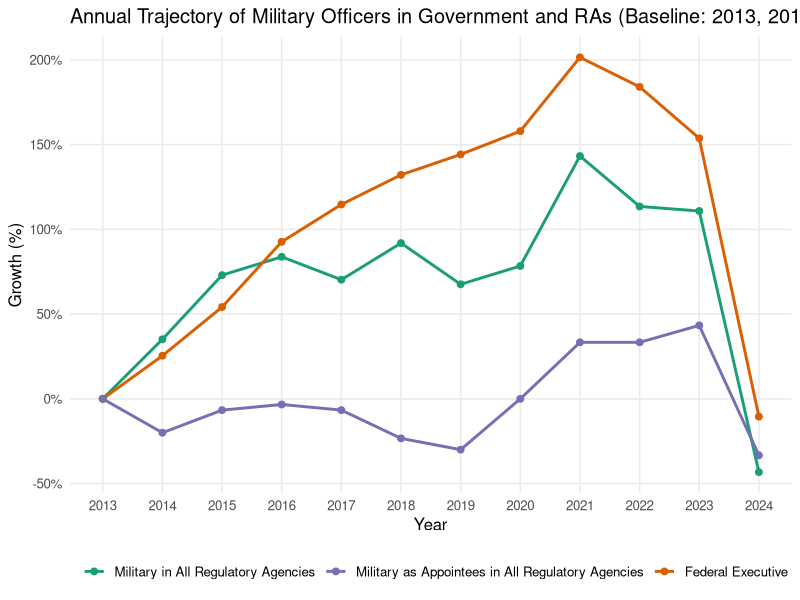
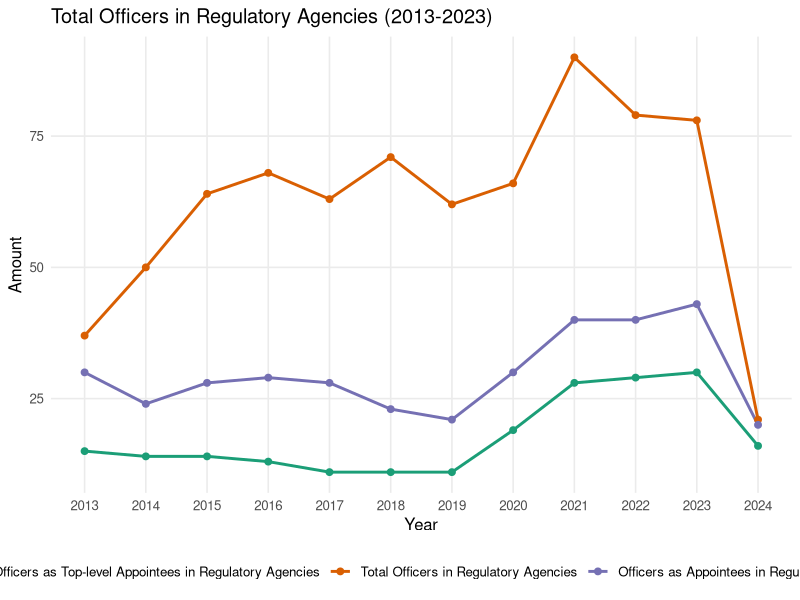
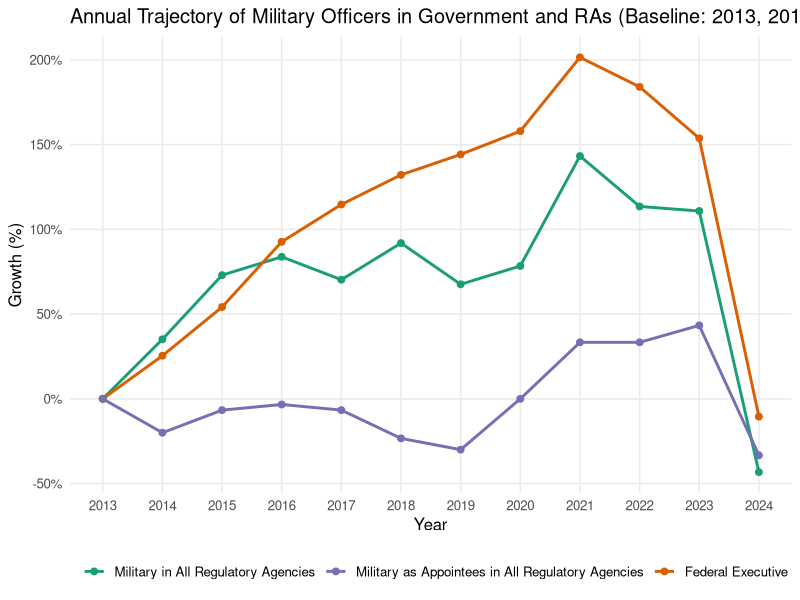
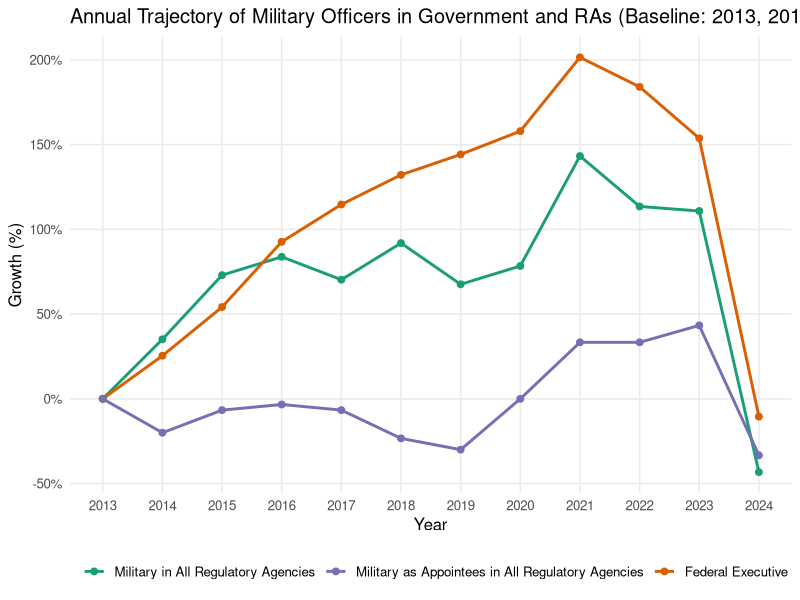

Generate these figures, in order, with R: (Note: this script raises an error after producing the figures.)
#PROJETO PARA CRIAR GRÁFICOS DA MILITARIZAÇAO DAS AGENCIAS REGULADORAS
# REVISTA GOVERNANCE

#importando o dataset criado por Ademar Guedes
library(tidyverse)
library(readxl)
adeb_999_agencias_militares <- read_excel("adeb_999_agencias_militares.xlsx")
View(adeb_999_agencias_militares)

#criando o arquivo de análise
ar <- adeb_999_agencias_militares

#criar um gráfico harmônico com o atual 1 e 2
# incluir "crescimento de militares no governo" que está no gráfico 1 do apêndice
# e as demais variáveis da figura 1 do texto

glimpse(ar)


# Verificar nomes das colunas relevantes
# Esperado (pela amostra do arquivo):
# ano_arq (coluna A), total_militares_governo (coluna C),
# total_militares_ars (coluna D), total_militares_ars_com_cargo (coluna E)

# 2) Guardar valores-base de 2013 (ano base)
base_vals <- ar %>%
    filter(ano_arq == 2013) %>%
    summarise(
        base_governo = sum(total_militares_governo, na.rm = TRUE),
        base_ar      = sum(total_militares_ars, na.rm = TRUE),
        base_ar_cargo= sum(total_militares_ars_com_cargo, na.rm = TRUE)
    )

# 3) Criar variáveis de crescimento percentual versus 2013
df_out <- ar %>%
    mutate(
        cres_militares_governo   = 100 * (total_militares_governo / base_vals$base_governo - 1),
        cres_militares_ar        = 100 * (total_militares_ars / base_vals$base_ar - 1),
        cres_militares_ar_cargo  = 100 * (total_militares_ars_com_cargo / base_vals$base_ar_cargo - 1)
    )


# Bases anuais (2013)
base_ano <- ar %>%
    filter(ano_arq == 2013) %>%
    summarise(
        base_governo = total_militares_governo,
        base_ar      = total_militares_ars,
        base_ar_cargo= total_militares_ars_com_cargo
    )

df_ano_out <- ar %>%
    mutate(
        cres_militares_governo   = 100 * (total_militares_governo / base_ano$base_governo - 1),
        cres_militares_ar        = 100 * (total_militares_ars / base_ano$base_ar - 1),
        cres_militares_ar_cargo  = 100 * (total_militares_ars_com_cargo / base_ano$base_ar_cargo - 1)
    )

# 5) Visualizar
head(df_out)
head(df_ano_out)

glimpse(df_ano_out)

#Agora vou criar o gráfico 1b
#crescimento anual de militares no governo, militares me AR e em cargos de AR

library(scales)


# Filtrar período e garantir ordenação
ar_plot <- df_ano_out %>%
    filter(ano_arq_tot >= 2013, ano_arq_tot <= 2024) %>%
    arrange(ano_arq_tot)

# Deixar dados em formato longo para facilitar o ggplot
ar_long <- ar_plot %>%
    select(ano_arq_tot,
           cres_militares_governo,
           cres_militares_ar,
           cres_militares_ar_cargo) %>%
    pivot_longer(
        cols = -ano_arq_tot,
        names_to = "serie",
        values_to = "crescimento"
    )

# Rótulos legíveis
rotulos <- c(
    "cres_militares_governo" = "Federal Executive",
    "cres_militares_ar" = "Military in All Regulatory Agencies",
    "cres_militares_ar_cargo" = "Military as Appointees in All Regulatory Agencies"
)

# Gráfico
fig_1b <- ggplot(ar_long, aes(x = ano_arq_tot, y = crescimento, color = serie)) +
    geom_line(size = 1) +
    geom_point(size = 2) +
    scale_color_manual(values = c("#1b9e77", "#7570b3", "#d95f02"),
                       labels = rotulos) +
    scale_x_continuous(breaks = 2013:2024) +
    scale_y_continuous(labels = label_percent(accuracy = 1, scale = 1)) +
    labs(
        title = "Annual Trajectory of Military Officers in Government and RAs (Baseline: 2013, 2013–2024)",
        x = "Year",
        y = "Growth (%)",
        color = ""
    ) +
    theme_minimal(base_size = 12) +
    theme(
        panel.grid.minor = element_blank(),
        legend.position = "bottom"
    )

fig_1b

if(!dir.exists("figures")) {
    dir.create("figures")
}

ggsave("figures/fig_1b.pdf", fig_1b,
       width = 6.5, height = 5, units = "in")


###AGORA CRIAR O GRÁFICO 1A (identico ao que já está no texto)
# Verificar colunas necessárias
cols_ok <- c("ano_arq",
             "total_militares_ars",
             "total_militares_ars_com_cargo",
             "militares_total_agencias_alto_escalao")

missing <- setdiff(cols_ok, names(ar))
if (length(missing) > 0) {
    stop(paste("Faltam colunas no data frame ar:", paste(missing, collapse = ", ")))
}

# Opcional: agregar por ano, se houver várias linhas por ano (ex.: mensais)
ar_ano <- ar %>%
    group_by(ano_arq) %>%
    summarise(
        total_militares_ars = sum(total_militares_ars, na.rm = TRUE),
        total_militares_ars_com_cargo = sum(total_militares_ars_com_cargo, na.rm = TRUE),
        militares_total_agencias_alto_escalao = sum(militares_total_agencias_alto_escalao, na.rm = TRUE),
        .groups = "drop"
    )

# Reestruturar para formato longo
ar_long <- ar %>%
    pivot_longer(
        cols = c(total_militares_ars,
                 total_militares_ars_com_cargo,
                 militares_total_agencias_alto_escalao),
        names_to = "serie",
        values_to = "valor"
    )

# Rótulos legíveis
rotulos <- c(
    "total_militares_ars" = "Total Officers in Regulatory Agencies",
    "total_militares_ars_com_cargo" = "Officers as Appointees in Regulatory Agencies",
    "militares_total_agencias_alto_escalao" = "Officers as Top-level Appointees in Regulatory Agencies"
)

# Gráfico
fig_1a <- ggplot(ar_long, aes(x = ano_arq, y = valor, color = serie)) +
    geom_line(size = 1) +
    geom_point(size = 2) +
    scale_color_manual(values = c("#1b9e77", "#d95f02", "#7570b3"),
                       labels = rotulos) +
    scale_x_continuous(breaks = sort(unique(ar_long$ano_arq))) +
    scale_y_continuous(labels = label_number(big.mark = ".", decimal.mark = ",")) +
    labs(
        title = "Total Officers in Regulatory Agencies (2013-2023)",
        x = "Year",
        y = "Amount",
        color = ""
    ) +
    theme_minimal(base_size = 12) +
    theme(
        panel.grid.minor = element_blank(),
        legend.position = "bottom"
    )


fig_1a

ggsave("figures/fig_1a.pdf", fig_1b,
       width = 6.5, height = 5, units = "in")


glimpse(ar_long)
glimpse (df_ano_out)

names(df_ano_out)

##CRIANDO AGORA A FIGURA 2B
##PARA TANTO, CRIAR ALGUMAS VARIAVEIS SOMANDO TOTAIS DAS 3AR E AS 8AR RESTANTES

cols_8 <- c(
    "militares_aneel","militares_anatel","militares_antaq","militares_antt",
    "militares_ancine","militares_ans","militares_anm","militares_ana"
)

cols_3 <- c("militares_anac","militares_anp","militares_anvs")

df_somas <- df_ano_out %>%
    group_by(ano_arq) %>%
    summarise(
        militares_8_ars = rowSums(across(all_of(cols_8)), na.rm = TRUE),
        militares_3_ars = rowSums(across(all_of(cols_3)), na.rm = TRUE),
        .groups = "drop"
    )

df_ano_out <- df_ano_out %>%
    left_join(df_somas, by = "ano_arq")



#criando soma de 8 e 3AR militares com cargo (inclui alto escalao)
cols_8_cargos <- c(
    "militares_aneel_cargos",
    "militares_anatel_cargos",
    "militares_antaq_cargos",
    "militares_antt_cargos",
    "militares_ancine_cargos",
    "militares_ans_cargos",
    "militares_anm_cargos",
    "militares_ana_cargos"
)

cols_3_cargos <- c("militares_anac_cargos",
                   "militares_anp_cargos",
                   "militares_anvs_cargos")

df_somas_cargos <- df_ano_out %>%
    group_by(ano_arq) %>%
    summarise(
        militares_8_ars_cargos = rowSums(across(all_of(cols_8_cargos)), na.rm = TRUE),
        militares_3_ars_cargos = rowSums(across(all_of(cols_3_cargos)), na.rm = TRUE),
        .groups = "drop"
    )

df_ano_out <- df_ano_out %>%
    left_join(df_somas_cargos, by = "ano_arq")


#criando soma de 8 e 3AR militares com alto escalao
cols_8_alto_escalao <- c(
    "militares_aneel_alto_escalao",
    "militares_anatel_alto_escalao",
    "militares_antaq_alto_escalao",
    "militares_antt_alto_escalao",
    "militares_ancine_alto_escalao",
    "militares_ans_alto_escalao",
    "militares_anm_alto_escalao",
    "militares_ana_alto_escalao"
)

cols_3_alto_escalao <- c("militares_anac_alto_escalao",
                   "militares_anp_alto_escalao",
                   "militares_anvs_alto_escalao")

df_somas_alto_escalao <- df_ano_out %>%
    group_by(ano_arq) %>%
    summarise(
        militares_8_ars_alto_escalao = rowSums(across(all_of(cols_8_alto_escalao)), na.rm = TRUE),
        militares_3_ars_alto_escalao = rowSums(across(all_of(cols_3_alto_escalao)), na.rm = TRUE),
        .groups = "drop"
    )

df_ano_out <- df_ano_out %>%
    left_join(df_somas_alto_escalao, by = "ano_arq")


#grafico somando o total de militares por 3 criterios nos dois grupos (3 e 8 AR)
vars <- c("militares_8_ars.y",
          "militares_3_ars.y",
          "militares_8_ars_cargos",
          "militares_3_ars_cargos",
          "militares_8_ars_alto_escalao",
          "militares_3_ars_alto_escalao")

# Checar colunas
stopifnot(all(c("ano_arq", vars) %in% names(df_ano_out)))

# Agregar por ano (caso haja múltiplas linhas por ano)
plot_df <- df_ano_out %>%
    group_by(ano_arq) %>%
    summarise(across(all_of(vars), ~ sum(.x, na.rm = TRUE)), .groups = "drop")

# Long format para ggplot
plot_long <- plot_df %>%
    pivot_longer(cols = all_of(vars), names_to = "serie", values_to = "valor")

# Rótulos mais legíveis
rotulos <- c(
    "militares_8_ars.y" = "8 ARs (total)",
    "militares_3_ars.y" = "3 ARs (total)",
    "militares_8_ars_cargos" = "8 ARs c/ cargo",
    "militares_3_ars_cargos" = "3 ARs c/ cargo",
    "militares_8_ars_alto_escalao" = "8 ARs alto escalão",
    "militares_3_ars_alto_escalao" = "3 ARs alto escalão"
)

fig_2b <- ggplot(plot_long, aes(x = ano_arq, y = valor, color = serie)) +
    geom_line(size = 1) +
    geom_point(size = 2) +
    scale_color_manual(values = c("#1b9e77","#d95f02","#7570b3","#e7298a","#66a61e","#e6ab02"),
                       labels = rotulos) +
    scale_x_continuous(breaks = sort(unique(plot_long$ano_arq))) +
    scale_y_continuous(labels = label_number(big.mark = ".", decimal.mark = ",")) +
    labs(
        title = "Totais anuais por série",
        x = "Ano",
        y = "Quantidade",
        color = "Série"
    ) +
    theme_minimal(base_size = 12) +
    theme(
        panel.grid.minor = element_blank(),
        legend.position = "bottom"
    )

fig_2b

ggsave("figures/fig_2b.pdf", fig_2b,
       width = 6.5, height = 5, units = "in")




###CRIANDO O MESMO GRÁFICO ACIMA, MAS COMO FACETA
# Definir variáveis por grupo
vars_ars <- c("militares_8_ars.y","militares_3_ars.y")
vars_cargos <- c("militares_8_ars_cargos","militares_3_ars_cargos")
vars_alto <- c("militares_8_ars_alto_escalao","militares_3_ars_alto_escalao")

vars_all <- c(vars_ars, vars_cargos, vars_alto)

stopifnot(all(c("ano_arq", vars_all) %in% names(df_ano_out)))

# Agregar por ano (se necessário)
base_df <- df_ano_out %>%
    group_by(ano_arq) %>%
    summarise(across(all_of(vars_all), ~ sum(.x, na.rm = TRUE)), .groups = "drop")

# Long + colunas de 'grupo' e 'tipo'
plot_long <- base_df %>%
    pivot_longer(cols = all_of(vars_all), names_to = "serie", values_to = "valor") %>%
    mutate(
        grupo = case_when(
            str_detect(serie, "_ars_alto_escalao$") ~ "ars_alto_escalao",
            str_detect(serie, "_ars_cargos$") ~ "ars_cargos",
            TRUE ~ "ars"
        ),
        tipo = if_else(str_detect(serie, "^militares_8_"), "8 ARs", "3 ARs")
    )

fig_2c <- ggplot(plot_long, aes(x = ano_arq, y = valor, color = tipo)) +
    geom_line(size = 1) +
    geom_point(size = 2) +
    scale_color_manual(values = c("8 ARs" = "#1b9e77", "3 ARs" = "#d95f02")) +
    scale_x_continuous(breaks = sort(unique(plot_long$ano_arq))) +
    scale_y_continuous(labels = label_number(big.mark = ".", decimal.mark = ",")) +
    labs(
        title = "Totais anuais por grupo (facetas)",
        x = "Ano",
        y = "Quantidade",
        color = "Série"
    ) +
    facet_wrap(~ grupo, ncol = 1, scales = "free_y") +
    theme_minimal(base_size = 12) +
    theme(
        panel.grid.minor = element_blank(),
        legend.position = "bottom"
    )


fig_2c
ggsave("figures/fig_2c.pdf", fig_2c,
       width = 6.5, height = 5, units = "in")


###CRIANDO AGORA FACETAS DOS TRÊS GRUPOS EM GRÁFICO DE ÁREA DE 100%
library(stringr)

# Variáveis por grupo (mantém .y onde informado)
vars_ars    <- c("militares_8_ars.y","militares_3_ars.y")
vars_cargos <- c("militares_8_ars_cargos","militares_3_ars_cargos")
vars_alto   <- c("militares_8_ars_alto_escalao","militares_3_ars_alto_escalao")

vars_all <- c(vars_ars, vars_cargos, vars_alto)
stopifnot(all(c("ano_arq", vars_all) %in% names(df_ano_out)))

# Agregar por ano
base_df <- df_ano_out %>%
    group_by(ano_arq) %>%
    summarise(across(all_of(vars_all), ~ sum(.x, na.rm = TRUE)), .groups = "drop")

# Long + identificar grupo e tipo
plot_long <- base_df %>%
    pivot_longer(cols = all_of(vars_all), names_to = "serie", values_to = "valor") %>%
    mutate(
        grupo = case_when(
            str_detect(serie, "_ars_alto_escalao$") ~ "RAs: all officers Top-level",
            str_detect(serie, "_ars_cargos$") ~ "RAs: all officers appointees",
            TRUE ~ "RAs: all officers"
        ),
        tipo = if_else(str_detect(serie, "^militares_8_"), "8 RAs", "3 RAs")
    )

# Normalizar para 100% dentro de cada grupo-ano
plot_pct <- plot_long %>%
    group_by(grupo, ano_arq) %>%
    mutate(total_grupo_ano = sum(valor, na.rm = TRUE),
           pct = if_else(total_grupo_ano > 0, valor / total_grupo_ano, 0)) %>%
    ungroup()

fig_2d <- ggplot(plot_pct, aes(x = ano_arq, y = pct, fill = tipo)) +
    geom_area(position = "fill", alpha = 0.9) +  # fill garante 100%
    scale_fill_manual(values = c("8 RAs" = "#1b9e77", "3 RAs" = "#d95f02")) +
    scale_x_continuous(breaks = sort(unique(plot_pct$ano_arq))) +
    scale_y_continuous(labels = label_percent(accuracy = 1)) +
    labs(
        title   = "Share of officers by group of RAs (ANP, Anvisa, ANAC vs. others) (100%)",
        x       = "Year",
        y       = "Share",
        fill    = "Groups"
    ) +
    facet_wrap(~ grupo, ncol = 1) +
    theme_minimal(base_size = 12) +
    theme(
        panel.grid.minor = element_blank(),
        legend.position = "bottom"
    )

fig_2d
ggsave("figures/fig_2d.pdf", fig_2d,
       width = 6.5, height = 5, units = "in")


###FACETAS DE TODAS AS AGENCIAS, SEPARADAMENTE, POR GRUPOS (TOTAL MILITAR, COM CARGO E ALTA BUROCRA)


# Definir vetores por faceta
grp_base <- c("militares_anac","militares_aneel","militares_anatel","militares_antaq",
              "militares_antt","militares_anvs","militares_ancine","militares_anp",
              "militares_ans","militares_anm","militares_ana")

grp_cargos <- paste0(grp_base, "_cargos")
grp_alto   <- paste0(grp_base, "_alto_escalao")

vars_all <- c(grp_base, grp_cargos, grp_alto)
stopifnot(all(c("ano_arq", vars_all) %in% names(df_ano_out)))

# Agregar por ano, se necessário
base_df <- df_ano_out %>%
    group_by(ano_arq) %>%
    summarise(across(all_of(vars_all), ~ sum(.x, na.rm = TRUE)), .groups = "drop")

# Long + coluna do grupo
plot_long <- base_df %>%
    pivot_longer(cols = all_of(vars_all), names_to = "agencia", values_to = "valor") %>%
    mutate(
        grupo = case_when(
            str_detect(agencia, "_alto_escalao$") ~ "alto_escalao",
            str_detect(agencia, "_cargos$") ~ "cargos",
            TRUE ~ "base"
        ),
        agencia_label = str_replace(agencia, "militares_", "") |> 
            str_replace("_cargos$", "") |>
            str_replace("_alto_escalao$", "") |>
            toupper()
    )

ggplot(plot_long, aes(x = ano_arq, y = valor, color = agencia_label, group = agencia_label)) +
    geom_line(size = 0.9, alpha = 0.9) +
    geom_point(size = 1.8) +
    scale_x_continuous(breaks = sort(unique(plot_long$ano_arq))) +
    scale_y_continuous(labels = label_number(big.mark = ".", decimal.mark = ",")) +
    labs(
        title = "Totais anuais por agência e grupo",
        x = "Ano",
        y = "Quantidade",
        color = "Agência"
    ) +
    facet_wrap(~ grupo, ncol = 1, scales = "free_y",
               labeller = as_labeller(c(base = "ARs (base)",
                                        cargos = "ARs (cargos)",
                                        alto_escalao = "ARs (alto escalão)"))) +
    theme_minimal(base_size = 12) +
    theme(
        panel.grid.minor = element_blank(),
        legend.position = "bottom",
        legend.key.width = unit(16, "pt")
    )



## FACETAS separando por agencia

library(dplyr)
library(tidyr)
library(ggplot2)
library(scales)
library(stringr)
library(forcats)

# Lista de ARs
ars <- c("anac","aneel","anatel","antaq","antt","anvs","ancine","anp","ans","anm","ana")

# Construir nomes de colunas para cada dimensão
vars_base   <- paste0("militares_", ars)
vars_cargos <- paste0("militares_", ars, "_cargos")
vars_alto   <- paste0("militares_", ars, "_alto_escalao")

vars_all <- c(vars_base, vars_cargos, vars_alto)
stopifnot(all(c("ano_arq", vars_all) %in% names(df_ano_out)))

# Agregar por ano (se necessário)
base_df <- df_ano_out %>%
    group_by(ano_arq) %>%
    summarise(across(all_of(vars_all), ~ sum(.x, na.rm = TRUE)), .groups = "drop")

# Converter para longo e separar AR e dimensão
plot_long <- base_df %>%
    pivot_longer(cols = all_of(vars_all), names_to = "serie", values_to = "valor") %>%
    mutate(
        # Extrair a AR do nome: "militares_anac(_...)" -> "anac"
        ar  = str_remove(serie, "^militares_") %>%
            str_remove("_cargos$") %>%
            str_remove("_alto_escalao$") %>%
            toupper(),
        dim = case_when(
            str_detect(serie, "_alto_escalao$") ~ "Alto escalão",
            str_detect(serie, "_cargos$")       ~ "Cargos",
            TRUE                                ~ "Base"
        )
    ) %>%
    # Opcional: ordenar facetas por ordem desejada
    mutate(ar = factor(ar, levels = toupper(ars)))

ggplot(plot_long, aes(x = ano_arq, y = valor, color = dim)) +
    geom_line(size = 1) +
    geom_point(size = 1.8) +
    scale_color_manual(values = c("Base" = "#1b9e77", "Cargos" = "#7570b3", "Alto escalão" = "#d95f02")) +
    scale_x_continuous(breaks = sort(unique(plot_long$ano_arq))) +
    scale_y_continuous(labels = label_number(big.mark = ".", decimal.mark = ",")) +
    labs(
        title = "Totais anuais por AR e dimensão",
        x = "Ano",
        y = "Quantidade",
        color = "Dimensão"
    ) +
    facet_wrap(~ ar, ncol = 3, scales = "free_y") +
    theme_minimal(base_size = 12) +
    theme(
        panel.grid.minor = element_blank(),
        legend.position = "bottom"
    )


################################################
#CRIANDO GRÁFICO CRESCIMENTO PERCENTUAL ANUAL DOS MILITARES NO GOVERNO
#NAS AGENCIAS E EM CARGOS NAS AGENCIAS
#############################################

# 2. Selecione e padronize as colunas
cresc_anual <- df_ano_out %>%
    rename(
        ano = ano_arq,
        total_militares_governo = total_militares_governo,
        total_militares_ars = total_militares_ars,
        total_militares_ars_com_cargo = total_militares_ars_com_cargo
    ) %>%
    filter(!is.na(ano)) %>%
    group_by(ano) %>%
    summarise(
        total_militares_governo = sum(total_militares_governo, na.rm=TRUE),
        total_militares_ars = sum(total_militares_ars, na.rm=TRUE),
        total_militares_ars_com_cargo = sum(total_militares_ars_com_cargo, na.rm=TRUE)
    ) %>% 
    arrange(ano)

# 3. Calcule o percentual de crescimento anual
cresc_anual_1 <- cresc_anual %>%
    mutate(
        crescimento_militares_governo = 100 * (total_militares_governo / lag(total_militares_governo) - 1),
        crescimento_militares_ars = 100 * (total_militares_ars / lag(total_militares_ars) - 1),
        crescimento_militares_ars_com_cargo = 100 * (total_militares_ars_com_cargo / lag(total_militares_ars_com_cargo) - 1)
    )

cresc_anual_1_long <- cresc_anual_1 %>%
    pivot_longer(
        cols = starts_with("crescimento_"),
        names_to = "Variavel",
        values_to = "Percentual"
    )

# Ajuste os rótulos se quiser mais legibilidade
cresc_anual_1_long$Variavel <- recode(cresc_anual_1_long$Variavel,
                           crescimento_militares_governo = "Officers in the Government",
                           crescimento_militares_ars = "Officers in Regulatory Agencies",
                           crescimento_militares_ars_com_cargo = "Officers as appointees in RAs")

# Gráfico de barras agrupadas
fig_A_cres_anual <- ggplot(cresc_anual_1_long, aes(x = as.factor(ano), y = Percentual, fill = Variavel)) +
    geom_col(position = "dodge") +
    geom_text(
        aes(label = sprintf("%.1f", Percentual)),
        position = position_dodge(width = 0.9),
        vjust = -0.5,
        size = 2.5
    ) +
    labs(
        title = "Annual Variation - Officers in Government, in RAs and as appointees in RAs (in %)",
        x = "Year",
        y = "Growth (%)",
        fill = ""
    ) +
    theme_minimal() +
    theme(
        plot.title = element_text(size = 10),
        axis.title = element_text(size = 8),
        axis.text = element_text(size = 8),
        legend.title = element_text(size = 10),
        legend.text = element_text(size = 8),
        legend.position = "bottom"   # <- legenda abaixo do gráfico
    )

fig_A_cres_anual

ggsave("figures/fig_A_cres_anual.pdf", fig_A_cres_anual,
       width = 8.5, height = 5, units = "in")


############################################################
######figure annual growth only 3 RAs
###########################################################


var_anual_3ras <- read_delim("var_anual_3ras.csv", 
                             delim = ";", escape_double = FALSE, col_types = cols(var_officers_3ras_percent = col_number(), 
                                                                                  var_officers_appointees_3ras_percent = col_number(), 
                                                                                  var_officers_toplevel_3ras_percent = col_number()), 
                             trim_ws = TRUE)
View(var_anual_3ras)



ras_long <- var_anual_3ras %>%
    select(year, var_officers_3ras_percent, var_officers_appointees_3ras_percent, var_officers_toplevel_3ras_percent) %>%
           pivot_longer(
               cols = starts_with("var_officers"),
               names_to = "variable",
               values_to = "percentage"
           )
           
           
           # Ajustar nomes legíveis para legenda
           ras_long$variable <- recode(ras_long$variable,
                                      "var_officers_3ras_percent" = "Officers 3ras",
                                      "var_officers_appointees_3ras_percent" = "Appointed Officers 3ras",
                                      "var_officers_toplevel_3ras_percent" = "Top-level Officers 3ras"
           )
           
           # Criar gráfico de barras agrupadas
           fig_A_var_3ras <- ggplot(ras_long, aes(x = factor(year), y = percentage, fill = variable)) +
               geom_col(position = "dodge") +
               geom_text(aes(label = sprintf("%.1f%%", percentage)),
                         position = position_dodge(width = 0.9),
                         vjust = -0.5,
                         size = 2.5) +
               labs(
                   title = "Annual Variation - Officers in the 3 selected Regulatoy Agencies",
                   x = "Year",
                   y = "Variation (%)",
                   fill = ""
               ) +
               theme_minimal() +
                   theme(
                       plot.title = element_text(size = 10, hjust = 0.5), #centraliza o título
                       axis.title = element_text(size = 8),
                       axis.text = element_text(size = 8),
                       legend.title = element_text(size = 10),
                       legend.text = element_text(size = 8),
                       legend.position = "bottom"   # <- legenda abaixo do gráfico
                   )
               
           fig_A_var_3ras
           
                  ggsave("figures/fig_A_var_3ras.pdf", fig_A_var_3ras,
                  width = 8.5, height = 5, units = "in")

                  
#####################################################
##GRAFICO COMPARANDO TRES AGENCIAS COM AS DEMAIS ####
#####################################################

library(readr)
compare_3ras_others <- read_delim("compare_3ras_others.csv", 
                                                    delim = ";", escape_double = FALSE, trim_ws = TRUE)

View(compare_3ras_others)



compare_3_8 <- compare_3ras_others %>%
    select(year, 
           `otherRA_officers_total__percent`,
           `otherRAs_officers_appointees_percent`,
           `otherRA_officers_top-level_percent`,
           `3RA_total_officers_percent`,
           `3RA_officers_appointees_percent`,
           `3RA_officers_top-level_percent`)

# Transformar para formato longo
compare_long <- compare_3_8 %>%
    pivot_longer(
        cols = -year,
        names_to = "variable",
        values_to = "percentage"
    )

# Ajustar nomes das variáveis para legenda mais legível
compare_long$variable <- recode(compare_long$variable,
                           "otherRA_officers_total__percent" = "Other RAs - Total Officers",
                           "otherRAs_officers_appointees_percent" = "Other RAs - Appointees",
                           "otherRA_officers_top-level_percent" = "Other RAs - Top-level",
                           "3RA_total_officers_percent" = "3 RAs - Total Officers",
                           "3RA_officers_appointees_percent" = "3 RAs - Appointees",
                           "3RA_officers_top-level_percent" = "3 RAs - Top-level"
)

# Criar gráfico de barras agrupadas
fig_A_compare_3_8 <- ggplot(compare_long, aes(x = factor(year), y = percentage, fill = variable)) +
    geom_col(position = "dodge") +
    geom_text(aes(label = sprintf("%.1f%%", percentage)),
              position = position_dodge(width = 0.9),
              vjust = -0.5,
              size = 2.5) +
    labs(
        title = "Annual Variation Rate Comparison - 3 RAs and the others",
        x = "Year",
        y = "Percentage (%)",
        fill = "Category",
        caption = "Variables: Other RAs - Total Officers, Appointees, Top-level | 3 RAs - Total Officers, Appointees, Top-level"
    ) +
    theme_minimal() +
    theme(
        plot.caption = element_text(hjust = 0.5, size = 9),
        legend.position = "bottom"
    )

fig_A_compare_3_8

ggsave("figures/fig_A_compare_3_8.pdf", fig_A_compare_3_8,
       width = 8.5, height = 5, units = "in")
                  
                  
###########################################################
#COMPARANDO AS 3 AGENCIAS COM AS DEMAIS, EM TOTAIS ANUAIS##
###########################################################

library(readr)
library(dplyr)
library(tidyr)
library(ggplot2)

# Leitura do arquivo CSV

# Selecionar apenas ano e as 6 variáveis de totais
compare <- compare_3ras_others %>%
    select(year, 
           otherRA_officers_total,
           otherRAs_officers_appointees,
           `otherRA_officers_top-level`,
           `3RA_total_officers`,
           `3RA_officers_appointees`,
           `3RA_officers_top-level`)

# Transformar para formato longo
compare_long_1 <- compare %>%
    pivot_longer(
        cols = -year,
        names_to = "variable",
        values_to = "total"
    )

# Ajustar nomes das variáveis para legenda mais legível
compare_long_1$variable <- recode(compare_long_1$variable,
                           "otherRA_officers_total" = "Other RAs - Total Officers",
                           "otherRAs_officers_appointees" = "Other RAs - Appointees",
                           "otherRA_officers_top-level" = "Other RAs - Top-level",
                           "3RA_total_officers" = "3 RAs - Total Officers",
                           "3RA_officers_appointees" = "3 RAs - Appointees",
                           "3RA_officers_top-level" = "3 RAs - Top-level"
)

# Criar gráfico de linhas
fig_A_line_compare <- ggplot(compare_long_1, aes(x = year, y = total, color = variable, group = variable)) +
    geom_line(size = 1) +
    geom_point(size = 2) +
    labs(
        title = "Officer Totals Over Time - Comparison",
        x = "Year",
        y = "Number of Officers",
        color = "Category",
        caption = "Variables: Other RAs - Total Officers, Appointees, Top-level | 3 RAs - Total Officers, Appointees, Top-level"
    ) +
    theme_minimal() +
    theme(
        plot.caption = element_text(hjust = 0.5, size = 9),
        legend.position = "bottom",
        legend.text = element_text(size = 8)
    )

fig_A_line_compare

# Salvar o gráfico
ggsave("figures/fig_A_line_compare.pdf", fig_A_line_compare,
       width = 8.5, height = 5, units = "in")


################################
#FACETING EACH RA
##############################
library(stringr)
library(scales)
library(forcats)

# Vetor com os códigos das ARs
ars <- c("anac","aneel","anatel","antaq","antt","anvs","ancine","anp","ans","anm","ana")

# Colunas esperadas por dimensão
vars_base   <- paste0("militares_", ars)
vars_cargos <- paste0("militares_", ars, "_cargos")
vars_alto   <- paste0("militares_", ars, "_alto_escalao")

vars_all <- c(vars_base, vars_cargos, vars_alto)

# Verificação de colunas existentes
stopifnot(all(c("ano_arq", vars_all) %in% names(df_ano_out)))

# Se houver múltiplas linhas por ano, consolida; se já for 1 linha/ano, valores permanecem
base_df <- df_ano_out %>%
    group_by(ano_arq) %>%
    summarise(across(all_of(vars_all), ~ sum(.x, na.rm = TRUE)), .groups = "drop")

# Formato longo e identificação de AR e dimensão
plot_long <- base_df %>%
    pivot_longer(cols = all_of(vars_all), names_to = "variavel", values_to = "valor") %>%
    mutate(
        ar  = variavel |> 
            str_remove("^militares_") |>
            str_remove("_cargos$") |>
            str_remove("_alto_escalao$") |>
            toupper(),
        dim = case_when(
            str_detect(variavel, "_alto_escalao$") ~ "Top-level appointees",
            str_detect(variavel, "_cargos$")       ~ "Appointees",
            TRUE                                   ~ "Total"
        )
    ) %>%
    mutate(ar = factor(ar, levels = toupper(ars)),
           dim = factor(dim, levels = c("Total","Appointees","Top-level appointees")))

# Gráfico com facetas por AR e 3 linhas por faceta
fig_A_facetas <- ggplot(plot_long, aes(x = ano_arq, y = valor, color = dim)) +
    geom_line(linewidth = 1) +
    geom_point(linewidth = 1.8) +
    scale_color_manual(values = c("Total" = "#1b9e77", "Appointees" = "#7570b3", "Top-level appointees" = "#d95f02")) +
    scale_x_continuous(breaks = sort(unique(plot_long$ano_arq))) +
    scale_y_continuous(labels = label_number(big.mark = ".", decimal.mark = ",")) +
    labs(
        title = "Officers by Regulatory Agency: total, total in appointed positions, and total in the top-level",
        x = "Year",
        y = "Amount",
        color = ""
    ) +
    facet_wrap(~ ar, ncol = 4, scales = "free_y") +
    theme_minimal(base_size = 10) +
    theme(
        panel.grid.minor = element_blank(),
        legend.position = "bottom"
    )

fig_A_facetas


#salvar o gráfico
ggsave("figures/fig_A_facetas.pdf", fig_A_facetas,
    width = 8.5, height = 5, units = "in")


############################################################
###DADOS COM TOTAIS GERAIS CIVIS E MILITARES ARS E DEMAIS###
############################################################

#importanto da tabela de somas gerais
library(readxl)
general_sums <- read_excel("table_general_sums.xlsx")
View(general_sums)

# criando o dataset
general_sums_1 <- general_sums %>%
    pivot_longer(cols = 2:7, names_to = "variable", values_to = "value") %>%
    mutate(variable = recode(variable,
                             "total_toplevel_3RAs" = "Toplevel 3RAs",
                             "total_appointees_3RAs" = "Appointees 3RAs",
                             "total_servants_3RAs" = "Servants 3RAs",
                             "total_toplevel_otherRAs" = "Toplevel Other RAs",
                             "total_appointees_otherRAs" = "Appointees Other RAs",
                             "total_servants_otherRAs" = "Servants Other RAs"
    ))

fig_A_general_sum_1 <- ggplot(general_sums_1, aes(x = year, y = value, color = variable)) +
    geom_line(linewidth = 1) +
    geom_point(size = 1) +
    labs(
        title = "Total servants by group of RAs (2013-2024)",
        x = "Year",
        y = "Value",
        color = ""
    ) +
    theme_minimal(base_size = 10) +
    theme(
        legend.position = "bottom",   # legenda embaixo
        legend.title = element_blank(),
        legend.box = "horizontal"     # organiza legenda em linha
    )


fig_A_general_sum_1

ggsave("figures/fig_A_general_sum_1.pdf", fig_A_general_sum_1,
       width = 8.5, height = 5, units = "in")


###Novo gráfico de comparação
# Selecionar apenas colunas year, 8 e 13

general_sum_2 <- general_sums %>%
    select(year, 8:13) %>%
    pivot_longer(cols = -year, names_to = "variable", values_to = "value") %>%
    mutate(variable = recode(variable,
                             "total_toplevel_officers_3RAs" = "Toplevel Officers 3RAs",
                             "total_appointees_officers_3RAs" = "Appointees Officers 3RAs",
                             "total_servants_officers_3RAs" = "Servants Officers 3RAs",
                             "total_toplevel_officers_otherRAs" = "Toplevel Officers Other RAs",
                             "total_appointees_officers_otherRAs" = "Appointees Officers Other RAs",
                             "total_servants_officers_otherRAs" = "Servants Officers Other RAs"
    ))


# Gráfico
fig_A_general_sum_2 <- ggplot(general_sum_2, aes(x = year, y = value, color = variable)) +
    geom_line(linewidth = 1) +
    geom_point(size = 1.5) +
    labs(
        title = "Total officers by group of RAs (2013-2024)",
        x = "Year",
        y = "Value",
        color = ""
    ) +
    theme_minimal(base_size = 12) +
    theme(
        legend.position = "bottom",   # legenda embaixo
        legend.title = element_blank(),
        legend.box = "horizontal"
    )

fig_A_general_sum_2

ggsave("figures/fig_A_general_sum_2.pdf", fig_A_general_sum_2,
width = 8.5, height = 5, units = "in")
